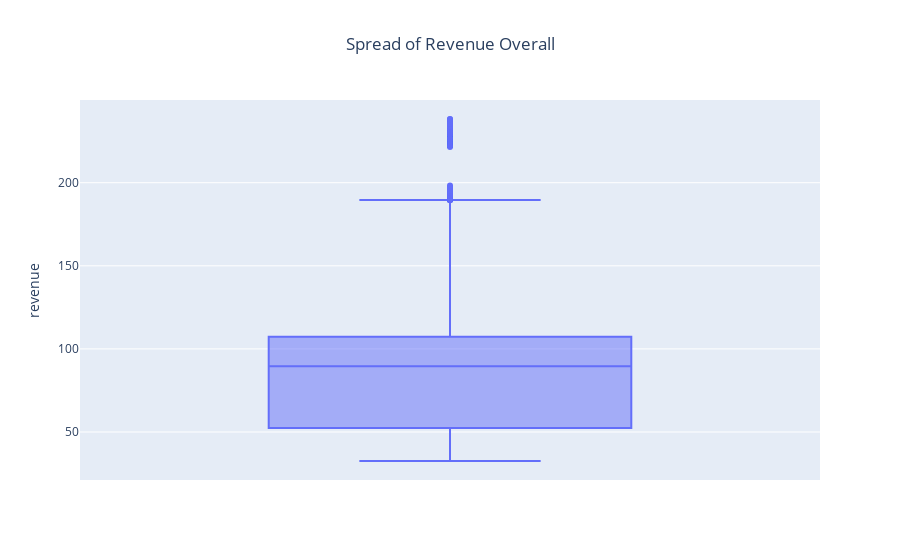
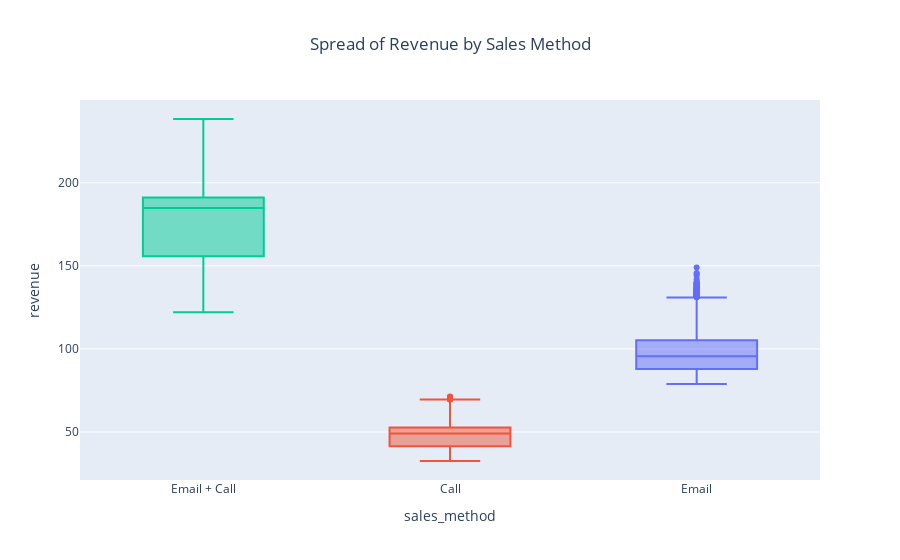

Notebook code for these charts, in order:
### Markdown cell above
## What does the spread of the revenue look like overall? And for each method?
From the multiple boxplots below, we can see majority of the overall revenue we gain from sales range from 32.54 to 107.33.
For individual sales methods, the majority of the sales revenue for Email+Call range from 155.77 to 191.12, for Call range 41.47 from to 52.68, for Email range from 87.88 to 105.17.

### Code cell
# Create a box plot to visualize the spread of revenue overall
fig = px.box(df, y='revenue', title='Spread of Revenue Overall')
fig.update_layout(showlegend=False, title_x=0.5)
fig.show()

# Create a box plot to visualize the spread of revenue for each sales method
fig = px.box(df, x='sales_method', y='revenue', color='sales_method', title='Spread of Revenue by Sales Method', color_discrete_map={
    "Email":px.colors.qualitative.Plotly[0],
    "Call":px.colors.qualitative.Plotly[1],
    "Email + Call":px.colors.qualitative.Plotly[2]
})
fig.update_layout(showlegend=False, title_x=0.5)
fig.show()

### Figure 1 — Plotly figure (JSON) as saved in the notebook; plotly's stock layout.template omitted (floating-point values rounded to 4 significant figures; data arrays with more than 128 entries replaced by an {"elided": "..."} marker saying what was removed)
{"data": [{"alignmentgroup": "True", "hovertemplate": "revenue=%{y}<extra></extra>", "legendgroup": "", "marker": {"color": "#636efa"}, "name": "", "notched": false, "offsetgroup": "", "orientation": "v", "showlegend": false, "x0": " ", "xaxis": "x", "y": {"elided": "13924 float values"}, "y0": " ", "yaxis": "y", "type": "box"}], "layout": {"xaxis": {"anchor": "y", "domain": [0, 1]}, "yaxis": {"anchor": "x", "domain": [0, 1], "title": {"text": "revenue"}}, "legend": {"tracegroupgap": 0}, "title": {"text": "Spread of Revenue Overall", "x": 0.5}, "boxmode": "group", "showlegend": false}}

### Figure 2 — Plotly figure (JSON) as saved in the notebook; plotly's stock layout.template omitted (floating-point values rounded to 4 significant figures; data arrays with more than 128 entries replaced by an {"elided": "..."} marker saying what was removed)
{"data": [{"alignmentgroup": "True", "hovertemplate": "sales_method=%{x}<br>revenue=%{y}<extra></extra>", "legendgroup": "Email + Call", "marker": {"color": "#00CC96"}, "name": "Email + Call", "notched": false, "offsetgroup": "Email + Call", "orientation": "v", "showlegend": true, "x": {"elided": "2223 str values"}, "x0": " ", "xaxis": "x", "y": {"elided": "2223 float values"}, "y0": " ", "yaxis": "y", "type": "box"}, {"alignmentgroup": "True", "hovertemplate": "sales_method=%{x}<br>revenue=%{y}<extra></extra>", "legendgroup": "Call", "marker": {"color": "#EF553B"}, "name": "Call", "notched": false, "offsetgroup": "Call", "orientation": "v", "showlegend": true, "x": {"elided": "4780 str values"}, "x0": " ", "xaxis": "x", "y": {"elided": "4780 float values"}, "y0": " ", "yaxis": "y", "type": "box"}, {"alignmentgroup": "True", "hovertemplate": "sales_method=%{x}<br>revenue=%{y}<extra></extra>", "legendgroup": "Email", "marker": {"color": "#636EFA"}, "name": "Email", "notched": false, "offsetgroup": "Email", "orientation": "v", "showlegend": true, "x": {"elided": "6921 str values"}, "x0": " ", "xaxis": "x", "y": {"elided": "6921 float values"}, "y0": " ", "yaxis": "y", "type": "box"}], "layout": {"xaxis": {"anchor": "y", "domain": [0, 1], "title": {"text": "sales_method"}, "categoryorder": "array", "categoryarray": ["Email + Call", "Call", "Email"]}, "yaxis": {"anchor": "x", "domain": [0, 1], "title": {"text": "revenue"}}, "legend": {"title": {"text": "sales_method"}, "tracegroupgap": 0}, "title": {"text": "Spread of Revenue by Sales Method", "x": 0.5}, "boxmode": "overlay", "showlegend": false}}
